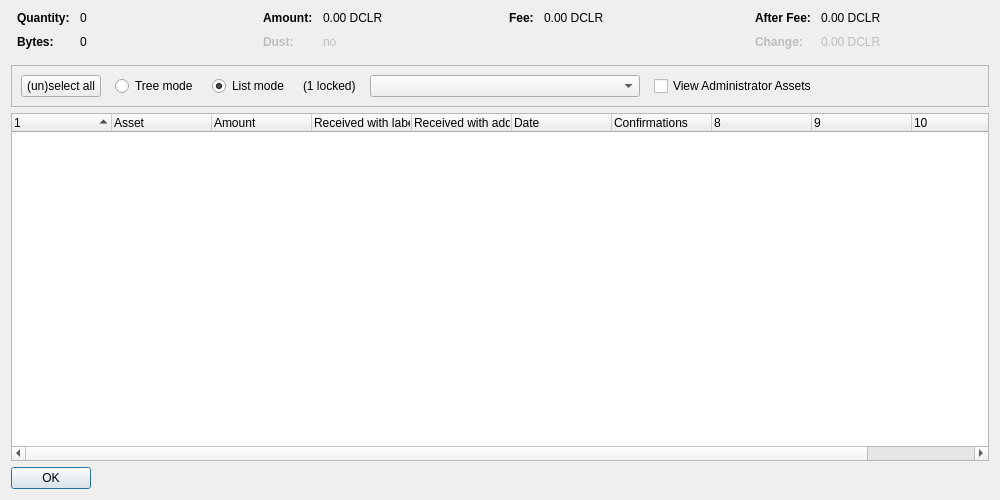
<?xml version="1.0" encoding="UTF-8"?>
<ui version="4.0">
 <class>AssetControlDialog</class>
 <widget class="QDialog" name="AssetControlDialog">
  <property name="geometry">
   <rect>
    <x>0</x>
    <y>0</y>
    <width>1000</width>
    <height>500</height>
   </rect>
  </property>
  <property name="windowTitle">
   <string>Asset Selection</string>
  </property>
  <layout class="QVBoxLayout" name="verticalLayout">
   <item>
    <layout class="QHBoxLayout" name="horizontalLayoutTop" stretch="0,0,0,0">
     <property name="topMargin">
      <number>0</number>
     </property>
     <property name="bottomMargin">
      <number>10</number>
     </property>
     <item>
      <layout class="QFormLayout" name="formLayoutAssetControl1">
       <property name="horizontalSpacing">
        <number>10</number>
       </property>
       <property name="verticalSpacing">
        <number>10</number>
       </property>
       <property name="leftMargin">
        <number>6</number>
       </property>
       <property name="rightMargin">
        <number>6</number>
       </property>
       <item row="0" column="0">
        <widget class="QLabel" name="labelAssetControlQuantityText">
         <property name="font">
          <font>
           <weight>75</weight>
           <bold>true</bold>
          </font>
         </property>
         <property name="text">
          <string>Quantity:</string>
         </property>
        </widget>
       </item>
       <item row="0" column="1">
        <widget class="QLabel" name="labelAssetControlQuantity">
         <property name="cursor">
          <cursorShape>IBeamCursor</cursorShape>
         </property>
         <property name="contextMenuPolicy">
          <enum>Qt::ActionsContextMenu</enum>
         </property>
         <property name="text">
          <string notr="true">0</string>
         </property>
         <property name="textInteractionFlags">
          <set>Qt::LinksAccessibleByMouse|Qt::TextSelectableByKeyboard|Qt::TextSelectableByMouse</set>
         </property>
        </widget>
       </item>
       <item row="1" column="0">
        <widget class="QLabel" name="labelAssetControlBytesText">
         <property name="font">
          <font>
           <weight>75</weight>
           <bold>true</bold>
          </font>
         </property>
         <property name="text">
          <string>Bytes:</string>
         </property>
        </widget>
       </item>
       <item row="1" column="1">
        <widget class="QLabel" name="labelAssetControlBytes">
         <property name="cursor">
          <cursorShape>IBeamCursor</cursorShape>
         </property>
         <property name="contextMenuPolicy">
          <enum>Qt::ActionsContextMenu</enum>
         </property>
         <property name="text">
          <string notr="true">0</string>
         </property>
         <property name="textInteractionFlags">
          <set>Qt::LinksAccessibleByMouse|Qt::TextSelectableByKeyboard|Qt::TextSelectableByMouse</set>
         </property>
        </widget>
       </item>
      </layout>
     </item>
     <item>
      <layout class="QFormLayout" name="formLayoutAssetControl2">
       <property name="horizontalSpacing">
        <number>10</number>
       </property>
       <property name="verticalSpacing">
        <number>10</number>
       </property>
       <property name="leftMargin">
        <number>6</number>
       </property>
       <property name="rightMargin">
        <number>6</number>
       </property>
       <item row="0" column="0">
        <widget class="QLabel" name="labelAssetControlAmountText">
         <property name="font">
          <font>
           <weight>75</weight>
           <bold>true</bold>
          </font>
         </property>
         <property name="text">
          <string>Amount:</string>
         </property>
        </widget>
       </item>
       <item row="0" column="1">
        <widget class="QLabel" name="labelAssetControlAmount">
         <property name="cursor">
          <cursorShape>IBeamCursor</cursorShape>
         </property>
         <property name="contextMenuPolicy">
          <enum>Qt::ActionsContextMenu</enum>
         </property>
         <property name="text">
          <string notr="true">0.00 DCLR</string>
         </property>
         <property name="textInteractionFlags">
          <set>Qt::LinksAccessibleByMouse|Qt::TextSelectableByKeyboard|Qt::TextSelectableByMouse</set>
         </property>
        </widget>
       </item>
       <item row="1" column="0">
        <widget class="QLabel" name="labelAssetControlLowOutputText">
         <property name="enabled">
          <bool>false</bool>
         </property>
         <property name="font">
          <font>
           <weight>75</weight>
           <bold>true</bold>
          </font>
         </property>
         <property name="text">
          <string>Dust:</string>
         </property>
        </widget>
       </item>
       <item row="1" column="1">
        <widget class="QLabel" name="labelAssetControlLowOutput">
         <property name="enabled">
          <bool>false</bool>
         </property>
         <property name="cursor">
          <cursorShape>IBeamCursor</cursorShape>
         </property>
         <property name="contextMenuPolicy">
          <enum>Qt::ActionsContextMenu</enum>
         </property>
         <property name="text">
          <string notr="true">no</string>
         </property>
         <property name="textInteractionFlags">
          <set>Qt::LinksAccessibleByMouse|Qt::TextSelectableByKeyboard|Qt::TextSelectableByMouse</set>
         </property>
        </widget>
       </item>
      </layout>
     </item>
     <item>
      <layout class="QFormLayout" name="formLayoutAssetControl3">
       <property name="horizontalSpacing">
        <number>10</number>
       </property>
       <property name="verticalSpacing">
        <number>10</number>
       </property>
       <property name="leftMargin">
        <number>6</number>
       </property>
       <property name="rightMargin">
        <number>6</number>
       </property>
       <item row="0" column="0">
        <widget class="QLabel" name="labelAssetControlFeeText">
         <property name="font">
          <font>
           <weight>75</weight>
           <bold>true</bold>
          </font>
         </property>
         <property name="text">
          <string>Fee:</string>
         </property>
        </widget>
       </item>
       <item row="0" column="1">
        <widget class="QLabel" name="labelAssetControlFee">
         <property name="cursor">
          <cursorShape>IBeamCursor</cursorShape>
         </property>
         <property name="contextMenuPolicy">
          <enum>Qt::ActionsContextMenu</enum>
         </property>
         <property name="text">
          <string notr="true">0.00 DCLR</string>
         </property>
         <property name="textInteractionFlags">
          <set>Qt::LinksAccessibleByMouse|Qt::TextSelectableByKeyboard|Qt::TextSelectableByMouse</set>
         </property>
        </widget>
       </item>
      </layout>
     </item>
     <item>
      <layout class="QFormLayout" name="formLayoutAssetControl4">
       <property name="horizontalSpacing">
        <number>10</number>
       </property>
       <property name="verticalSpacing">
        <number>10</number>
       </property>
       <property name="leftMargin">
        <number>6</number>
       </property>
       <property name="rightMargin">
        <number>6</number>
       </property>
       <item row="0" column="0">
        <widget class="QLabel" name="labelAssetControlAfterFeeText">
         <property name="font">
          <font>
           <weight>75</weight>
           <bold>true</bold>
          </font>
         </property>
         <property name="text">
          <string>After Fee:</string>
         </property>
        </widget>
       </item>
       <item row="0" column="1">
        <widget class="QLabel" name="labelAssetControlAfterFee">
         <property name="cursor">
          <cursorShape>IBeamCursor</cursorShape>
         </property>
         <property name="contextMenuPolicy">
          <enum>Qt::ActionsContextMenu</enum>
         </property>
         <property name="text">
          <string notr="true">0.00 DCLR</string>
         </property>
         <property name="textInteractionFlags">
          <set>Qt::LinksAccessibleByMouse|Qt::TextSelectableByKeyboard|Qt::TextSelectableByMouse</set>
         </property>
        </widget>
       </item>
       <item row="1" column="0">
        <widget class="QLabel" name="labelAssetControlChangeText">
         <property name="enabled">
          <bool>false</bool>
         </property>
         <property name="font">
          <font>
           <weight>75</weight>
           <bold>true</bold>
          </font>
         </property>
         <property name="text">
          <string>Change:</string>
         </property>
        </widget>
       </item>
       <item row="1" column="1">
        <widget class="QLabel" name="labelAssetControlChange">
         <property name="enabled">
          <bool>false</bool>
         </property>
         <property name="cursor">
          <cursorShape>IBeamCursor</cursorShape>
         </property>
         <property name="contextMenuPolicy">
          <enum>Qt::ActionsContextMenu</enum>
         </property>
         <property name="text">
          <string notr="true">0.00 DCLR</string>
         </property>
         <property name="textInteractionFlags">
          <set>Qt::LinksAccessibleByMouse|Qt::TextSelectableByKeyboard|Qt::TextSelectableByMouse</set>
         </property>
        </widget>
       </item>
      </layout>
     </item>
    </layout>
   </item>
   <item>
    <widget class="QFrame" name="frame">
     <property name="minimumSize">
      <size>
       <width>0</width>
       <height>40</height>
      </size>
     </property>
     <property name="frameShape">
      <enum>QFrame::StyledPanel</enum>
     </property>
     <property name="frameShadow">
      <enum>QFrame::Sunken</enum>
     </property>
     <layout class="QHBoxLayout" name="horizontalLayout">
      <item>
       <layout class="QHBoxLayout" name="horizontalLayoutPanel" stretch="0,0,0,0,0,0,0">
        <property name="spacing">
         <number>14</number>
        </property>
        <item>
         <widget class="QPushButton" name="pushButtonSelectAll">
          <property name="sizePolicy">
           <sizepolicy hsizetype="Maximum" vsizetype="Fixed">
            <horstretch>0</horstretch>
            <verstretch>0</verstretch>
           </sizepolicy>
          </property>
          <property name="text">
           <string>(un)select all</string>
          </property>
          <property name="autoDefault">
           <bool>false</bool>
          </property>
         </widget>
        </item>
        <item>
         <widget class="QRadioButton" name="radioTreeMode">
          <property name="sizePolicy">
           <sizepolicy hsizetype="Maximum" vsizetype="Fixed">
            <horstretch>0</horstretch>
            <verstretch>0</verstretch>
           </sizepolicy>
          </property>
          <property name="text">
           <string>Tree mode</string>
          </property>
         </widget>
        </item>
        <item>
         <widget class="QRadioButton" name="radioListMode">
          <property name="sizePolicy">
           <sizepolicy hsizetype="Maximum" vsizetype="Fixed">
            <horstretch>0</horstretch>
            <verstretch>0</verstretch>
           </sizepolicy>
          </property>
          <property name="text">
           <string>List mode</string>
          </property>
          <property name="checked">
           <bool>true</bool>
          </property>
         </widget>
        </item>
        <item>
         <widget class="QLabel" name="labelLocked">
          <property name="text">
           <string notr="true">(1 locked)</string>
          </property>
         </widget>
        </item>
        <item>
         <widget class="QComboBox" name="assetList">
          <property name="minimumContentsLength">
           <number>30</number>
          </property>
         </widget>
        </item>
        <item>
         <widget class="QCheckBox" name="viewAdministrator">
          <property name="toolTip">
           <string>View assets that you have the ownership asset for</string>
          </property>
          <property name="text">
           <string>View Administrator Assets</string>
          </property>
         </widget>
        </item>
        <item>
         <spacer name="horizontalSpacer">
          <property name="orientation">
           <enum>Qt::Horizontal</enum>
          </property>
          <property name="sizeHint" stdset="0">
           <size>
            <width>40</width>
            <height>20</height>
           </size>
          </property>
         </spacer>
        </item>
       </layout>
      </item>
     </layout>
    </widget>
   </item>
   <item>
    <widget class="AssetControlTreeWidget" name="treeWidget">
     <property name="contextMenuPolicy">
      <enum>Qt::CustomContextMenu</enum>
     </property>
     <property name="sortingEnabled">
      <bool>false</bool>
     </property>
     <property name="columnCount">
      <number>11</number>
     </property>
     <attribute name="headerShowSortIndicator" stdset="0">
      <bool>true</bool>
     </attribute>
     <attribute name="headerStretchLastSection">
      <bool>false</bool>
     </attribute>
     <column>
      <property name="text">
       <string/>
      </property>
     </column>
     <column>
      <property name="text">
       <string>Asset</string>
      </property>
     </column>
     <column>
      <property name="text">
       <string>Amount</string>
      </property>
     </column>
     <column>
      <property name="text">
       <string>Received with label</string>
      </property>
     </column>
     <column>
      <property name="text">
       <string>Received with address</string>
      </property>
     </column>
     <column>
      <property name="text">
       <string>Date</string>
      </property>
     </column>
     <column>
      <property name="text">
       <string>Confirmations</string>
      </property>
      <property name="toolTip">
       <string>Confirmed</string>
      </property>
     </column>
     <column>
      <property name="text">
       <string/>
      </property>
     </column>
     <column>
      <property name="text">
       <string/>
      </property>
     </column>
     <column>
      <property name="text">
       <string/>
      </property>
     </column>
     <column>
      <property name="text">
       <string/>
      </property>
     </column>
    </widget>
   </item>
   <item>
    <widget class="QDialogButtonBox" name="buttonBox">
     <property name="sizePolicy">
      <sizepolicy hsizetype="Maximum" vsizetype="Fixed">
       <horstretch>0</horstretch>
       <verstretch>0</verstretch>
      </sizepolicy>
     </property>
     <property name="orientation">
      <enum>Qt::Horizontal</enum>
     </property>
     <property name="standardButtons">
      <set>QDialogButtonBox::Ok</set>
     </property>
    </widget>
   </item>
  </layout>
 </widget>
 <customwidgets>
  <customwidget>
   <class>AssetControlTreeWidget</class>
   <extends>QTreeWidget</extends>
   <header location="global">assetcontroltreewidget.h</header>
  </customwidget>
 </customwidgets>
 <resources/>
 <connections/>
</ui>
